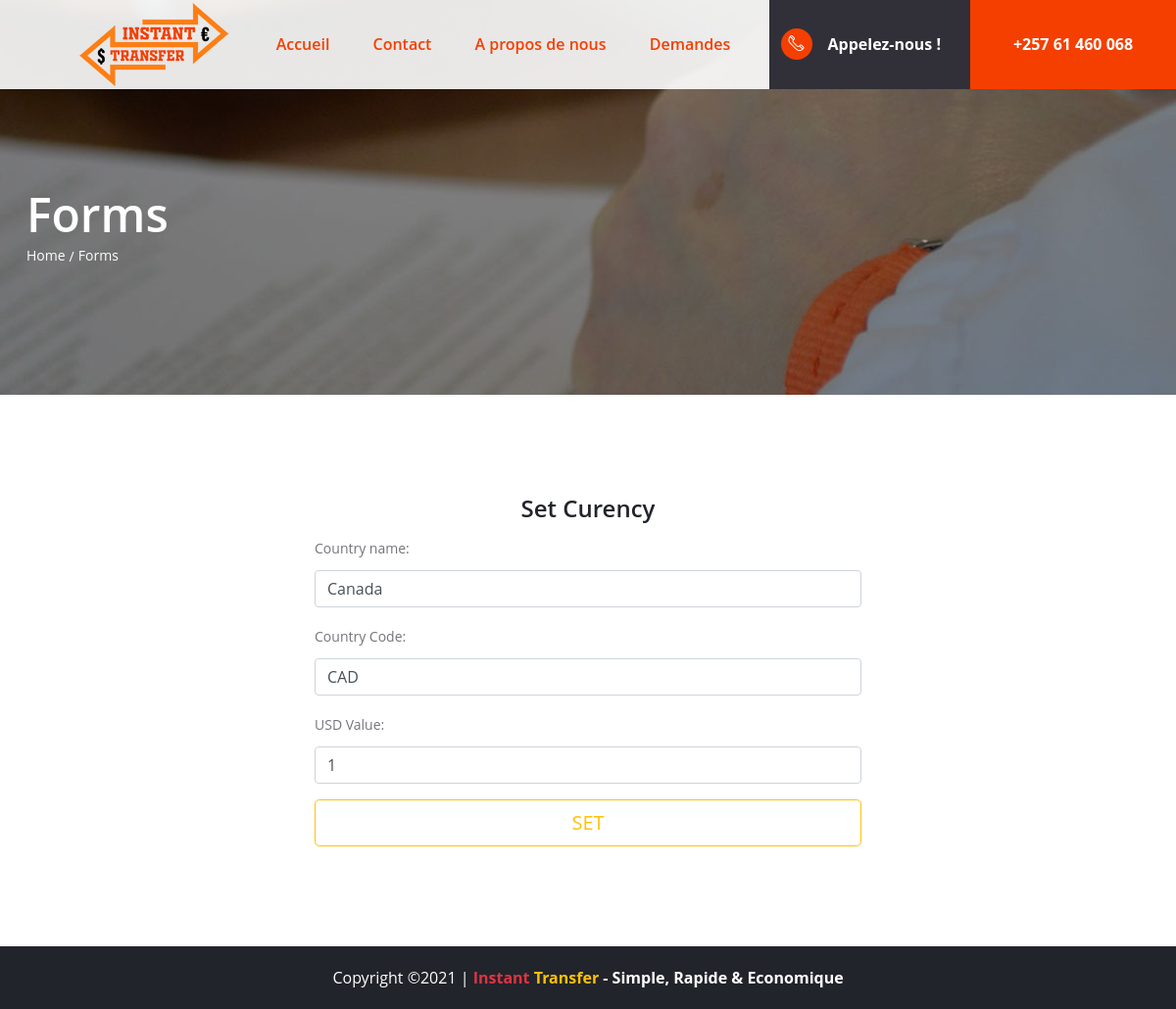
/cv-admin/update/1/ (signed in), run on the app's committed database.
### currencyConverter/models.py (models this page shows, shortened)
class Country(models.Model):
	name = models.CharField(max_length=20)
	currency = models.CharField(max_length=20)
	usd_value = models.CharField(max_length=20)

### currencyConverter/views.py (the view)
# urls.py: path('cv-admin/update/<country_id>/', views.update, name='update'),
@login_required(login_url='/login/')
def update(request, country_id):
	country = Country.objects.get(id=country_id)
	form = CountryForm(request.POST,  instance=country)
	if(request.method == 'POST'):
		if(form.is_valid()):
			form.save()
			return redirect('admin')
	form = CountryForm(instance=country)
	return render(request, "forms.html", locals())

### currencyConverter/forms.py
class CountryForm(forms.ModelForm):
	name = forms.CharField( widget=forms.TextInput(
		attrs={'placeholder':'Country name','class':'form-control'}),
		label='Country name'
		)
	currency = forms.CharField( widget=forms.TextInput(
		attrs={'placeholder':'Currency','class':'form-control'}),
		label='Country Code'
		)
	usd_value = forms.CharField(widget=forms.TextInput(
			attrs={'placeholder':'Country currency usd value','class':'form-control'}),
		label='USD Value'
		)
	class Meta:
		model = Country
		fields = '__all__'

### currencyConverter/templates/forms.html (shortened to what this page needs)
{% extends 'index.html' %}
{% load static %}
{% block banner %}
    <section class="page-top-section set-bg" data-setbg=" {% static 'img/page-top-bg/1.jpg' %} ">
        <div class="container">
            <h2>Forms</h2>
            <nav class="site-breadcrumb">
                <a class="sb-item" href="#">Home</a>
                <span class="sb-item active">Forms</span>
            </nav>
        </div>
    </section>
{% endblock %}
{% block content %}
{% if form %}
    <section class="form-section spad">
        <div class="container">
            <div class="row">
                <div class="col-lg-6 col-sm-12 offset-lg-3">
                    <div class="full">
                      <h4 class="card-title text-center">Set Curency</h4>
                        <form method="post" enctype="multipart/form-data" action="." class="form-signin">
                            <fieldset>
                               {{ form.as_p }}
                                <button class="btn btn-lg btn-outline-warning theme_color btn-block text-uppercase" type="submit">Set</button>
                            </fieldset>
                        </form>
                    </div>
                </div>
            </div>
        </div>
    </section>
{% endif %}
{% endblock %}

### currencyConverter/static/css/style.css (style rules this page uses)
html, body { height: 100%; font-family: "Open Sans", sans-serif; -webkit-font-smoothing: antialiased; font-smoothing: antialiased; }
h1, h2, h3, h4, h5, h6 { margin: 0; color: #22242b; font-weight: 600; }
h2 { font-size: 36px; }
h4 { font-size: 24px; }
p { font-size: 14px; color: #74757b; line-height: 2; }
.set-bg { background-repeat: no-repeat; background-size: cover; background-position: top center; }
.spad { padding-top: 102px; padding-bottom: 102px; }
.page-top-section { height: 403px; padding-top: 190px; }
.page-top-section h2 { font-size: 48px; color: #fff; }
.site-breadcrumb .sb-item { font-size: 14px; color: #fff; position: relative; padding-right: 9px; }
.site-breadcrumb .sb-item:after { position: absolute; content: "/"; font-size: 14px; color: #fff; right: 0; top: 0; }
.site-breadcrumb .sb-item:last-child:after { display: none; }
@media (min-width: 1200px) { .container { max-width: 1176px; } }

### data on the page
Country: name "Canada", currency "CAD", usd_value "1"
